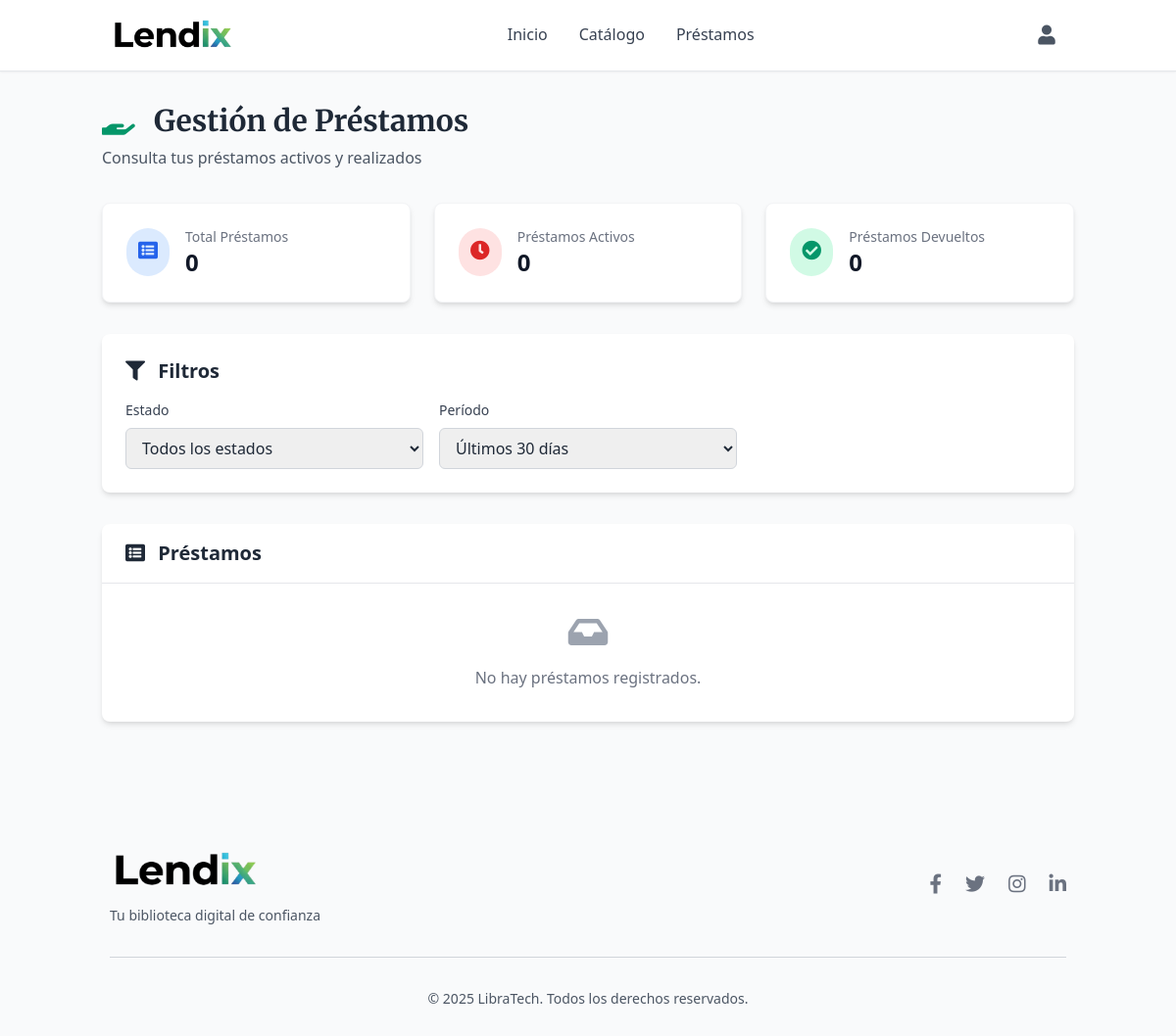
The page /prestamos/prestamos (signed in) on the database as committed earlier.
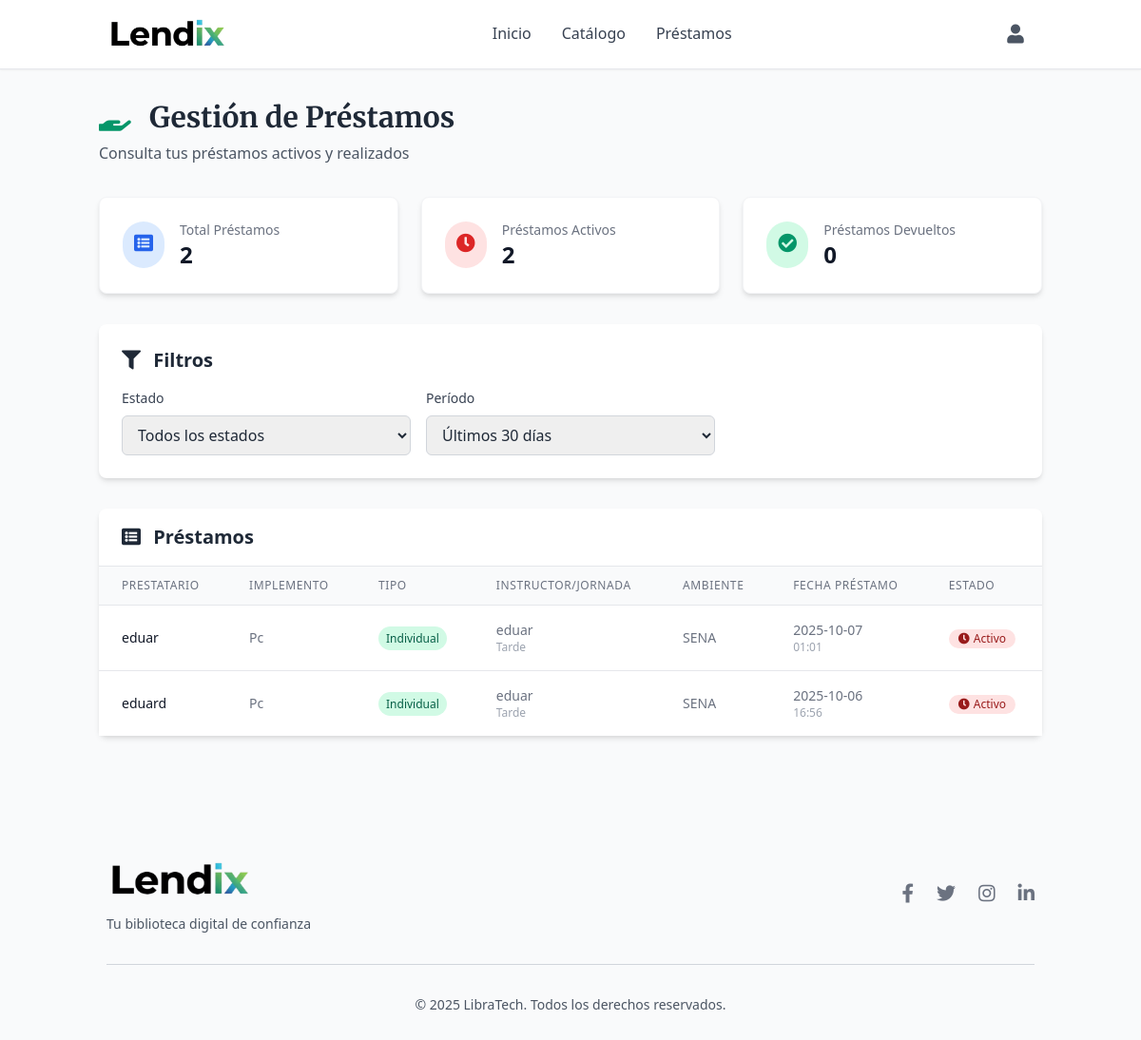
The same page on the database as committed later.
### tables this page shows
CREATE TABLE prestamos (
                id INTEGER PRIMARY KEY AUTOINCREMENT,
                fk_usuario INTEGER NOT NULL,
                fk_implemento INTEGER NOT NULL,
                tipo_prestamo TEXT NOT NULL CHECK(tipo_prestamo IN ('individual', 'multiple')),
                nombre_prestatario TEXT NOT NULL,
                ficha TEXT,
                ambiente TEXT,
                horario TEXT,
                fecha_prestamo TIMESTAMP DEFAULT CURRENT_TIMESTAMP,
                fecha_devolucion TIMESTAMP,
                novedad TEXT DEFAULT 'Ninguna',
                estado_implemento_devolucion TEXT CHECK(estado_implemento_devolucion IN ('Bueno', 'Desgaste notable', 'Dañado')),
                observaciones TEXT, instructor TEXT, jornada TEXT,
                FOREIGN KEY (fk_usuario) REFERENCES usuarios(id),
                FOREIGN KEY (fk_implemento) REFERENCES implementos(id)
            );

CREATE TABLE implementos (
                id INTEGER PRIMARY KEY AUTOINCREMENT,
                implemento TEXT NOT NULL,
                descripcion TEXT NOT NULL,
                disponibilidad INTEGER NOT NULL DEFAULT 0,
                categoria TEXT,
                imagen_url TEXT,
                estado TEXT DEFAULT 'Bueno' CHECK(estado IN ('Bueno', 'Desgaste notable', 'Dañado')),
                fecha_creacion TIMESTAMP DEFAULT CURRENT_TIMESTAMP,
                fecha_actualizacion TIMESTAMP DEFAULT CURRENT_TIMESTAMP
            );

### routes/prestamos.py (the view)
@prestamos_bp.route('/prestamos', methods=['GET'])
@login_required
def prestamos():
    conn = get_db_connection()
    try:
        filtro_estado = request.args.get('estado', 'todos')
        filtro_dias = int(request.args.get('dias', 30))
        query = '''
            SELECT p.*, u.nombre as usuario, i.implemento,
                   julianday('now') - julianday(p.fecha_prestamo) as dias_transcurridos
            FROM prestamos p
            JOIN usuarios u ON p.fk_usuario = u.id
            JOIN implementos i ON p.fk_implemento = i.id
            WHERE 1=1
        '''
        params = []
        if filtro_estado == 'activos':
            query += " AND p.fecha_devolucion IS NULL"
        elif filtro_estado == 'devueltos':
            query += " AND p.fecha_devolucion IS NOT NULL"
        if filtro_dias > 0:
            fecha_limite = (datetime.now() - timedelta(days=filtro_dias)).strftime("%Y-%m-%d")
            query += " AND DATE(p.fecha_prestamo) >= ?"
            params.append(fecha_limite)
        if session.get('rol') != 'admin':
            query += " AND p.fk_usuario = ?"
            params.append(session.get('user_id'))
        query += " ORDER BY p.fecha_prestamo DESC"
        prestamos_list = conn.execute(query, params).fetchall()
        stats = {
            'total_prestamos': len(prestamos_list),
            'prestamos_activos': len([p for p in prestamos_list if p['fecha_devolucion'] is None]),
            'prestamos_devueltos': len([p for p in prestamos_list if p['fecha_devolucion'] is not None])
        }
        conn.close()
        return render_template('views/prestamos.html',
                             prestamos=prestamos_list,
                             stats=stats,
                             filtro_estado=filtro_estado,
                             filtro_dias=filtro_dias)
    except Exception as e:
        flash(f'Error al cargar préstamos: {str(e)}', 'error')
        conn.close()
        return redirect(url_for('index'))

### app.py (called while the page is built)
@app.context_processor
def inject_user():
    return dict(
        current_user={
            'id': session.get('user_id'),
            'nombre': session.get('user_nombre'),
            'email': session.get('user_email'),
            'rol': session.get('rol'),
            'is_authenticated': 'user_id' in session
        }
    )

### routes/login.py (called while the page is built)
def login_required(view):
    from functools import wraps
    @wraps(view)
    def wrapped_view(*args, **kwargs):
        if 'user_id' not in session:
            flash('Por favor, inicie sesión para acceder a esta página', 'error')
            return redirect(url_for('login.login'))
        return view(*args, **kwargs)
    return wrapped_view

### utils/db.py (called while the page is built)
def get_db_connection():
    conn = sqlite3.connect('models/database.db')
    conn.row_factory = sqlite3.Row
    return conn

### templates/views/prestamos.html (shortened to what the changed rows need)
{% extends "base.html" %}
{% block content %}
<div class="container mx-auto px-4 py-8">
    <div class="max-w-7xl mx-auto">
        <div class="mb-8">
            <h1 class="text-3xl font-serif font-bold text-gray-800 mb-2">
                <i class="fas fa-hand-holding mr-3 text-green-600"></i>
                Gestión de Préstamos
            </h1>
        </div>
        <div class="grid grid-cols-1 md:grid-cols-3 gap-6 mb-8">
            <div class="bg-white p-6 rounded-lg shadow-md border border-gray-100">
                <div class="flex items-center">
                    <div class="ml-4">
                        <p class="text-sm font-medium text-gray-500">Total Préstamos</p>
                        <p class="text-2xl font-semibold text-gray-900">{{ stats.total_prestamos }}</p>
                    </div>
                </div>
            </div>
            <div class="bg-white p-6 rounded-lg shadow-md border border-gray-100">
                <div class="flex items-center">
                    <div class="ml-4">
                        <p class="text-sm font-medium text-gray-500">Préstamos Activos</p>
                        <p class="text-2xl font-semibold text-gray-900">{{ stats.prestamos_activos }}</p>
                    </div>
                </div>
            </div>
        </div>
        <div class="bg-white rounded-lg shadow-md p-6 mb-8">
            <h2 class="text-xl font-semibold text-gray-800 mb-4">
                <i class="fas fa-filter mr-2 text-orange-600"></i>
                Filtros
            </h2>
        </div>
        <div class="bg-white rounded-lg shadow-md">
            <div class="px-6 py-4 border-b border-gray-200">
                <h2 class="text-xl font-semibold text-gray-800">
                    <i class="fas fa-list-alt mr-2 text-orange-600"></i>
                    Préstamos
                </h2>
            </div>
            {% if prestamos %}
                <div class="overflow-x-auto">
                    <table class="min-w-full divide-y divide-gray-200">
                        <thead class="bg-gray-50">
                            <tr>
                                <th class="px-6 py-3 text-left text-xs font-medium text-gray-500 uppercase tracking-wider">
                                    Prestatario
                                </th>
                                <th class="px-6 py-3 text-left text-xs font-medium text-gray-500 uppercase tracking-wider">
                                    Implemento
                                </th>
                                <th class="px-6 py-3 text-left text-xs font-medium text-gray-500 uppercase tracking-wider">
                                    Tipo
                                </th>
                                <th class="px-6 py-3 text-left text-xs font-medium text-gray-500 uppercase tracking-wider">
                                    Instructor/Jornada
                                </th>
                                <th class="px-6 py-3 text-left text-xs font-medium text-gray-500 uppercase tracking-wider">
                                    Ambiente
                                </th>
                                <th class="px-6 py-3 text-left text-xs font-medium text-gray-500 uppercase tracking-wider">
                                    Fecha Préstamo
                                </th>
                                <th class="px-6 py-3 text-left text-xs font-medium text-gray-500 uppercase tracking-wider">
                                    Estado
                                </th>
                            </tr>
                        </thead>
                        <tbody class="bg-white divide-y divide-gray-200">
                            {% for prestamo in prestamos %}
                            <tr class="hover:bg-gray-50">
                                <td class="px-6 py-4 whitespace-nowrap text-sm font-medium text-gray-900">
                                    {{ prestamo.nombre_prestatario }}
                                </td>
                                <td class="px-6 py-4 whitespace-nowrap text-sm text-gray-500">
                                    {{ prestamo.implemento }}
                                </td>
                                <td class="px-6 py-4 whitespace-nowrap text-sm text-gray-500">
                                    {% if prestamo.tipo_prestamo == 'individual' %}
                                        <span class="px-2 py-1 bg-green-100 text-green-800 text-xs rounded-full">
                                            Individual
                                        </span>
                                    {% else %}
                                        <span class="px-2 py-1 bg-purple-100 text-purple-800 text-xs rounded-full">
                                            Múltiple
                                        </span>
                                    {% endif %}
                                </td>
                                <td class="px-6 py-4 whitespace-nowrap text-sm text-gray-500">
                                    {% if prestamo.instructor %}
                                        <div>{{ prestamo.instructor }}</div>
                                        {% if prestamo.jornada %}
                                            <div class="text-xs text-gray-400">{{ prestamo.jornada }}</div>
                                        {% endif %}
                                    {% else %}
                                        <div>{{ prestamo.ficha or 'N/A' }}</div>
                                        {% if prestamo.horario %}
                                            <div class="text-xs text-gray-400">{{ prestamo.horario }}</div>
                                        {% endif %}
                                    {% endif %}
                                </td>
                                <td class="px-6 py-4 whitespace-nowrap text-sm text-gray-500">
                                    {{ prestamo.ambiente or 'N/A' }}
                                </td>
                                <td class="px-6 py-4 whitespace-nowrap text-sm text-gray-500">
                                    <div>{{ prestamo.fecha_prestamo[:10] }}</div>
                                    <div class="text-xs text-gray-400">{{ prestamo.fecha_prestamo[11:16] }}</div>
                                </td>
                                <td class="px-6 py-4 whitespace-nowrap">
                                    {% if prestamo.fecha_devolucion %}
                                        <span class="inline-flex items-center px-2.5 py-0.5 rounded-full text-xs font-medium bg-green-100 text-green-800">
                                            <i class="fas fa-check-circle mr-1"></i>
                                            Devuelto
                                        </span>
                                        <div class="text-xs text-gray-500 mt-1">{{ prestamo.fecha_devolucion[:10] }}</div>
                                        {% if prestamo.novedad and prestamo.novedad != 'Ninguna' %}
                                            <div class="text-xs text-orange-600 mt-1">
                                                <i class="fas fa-exclamation-triangle mr-1"></i>
                                                {{ prestamo.novedad }}
                                            </div>
                                        {% endif %}
                                    {% else %}
                                        <span class="inline-flex items-center px-2.5 py-0.5 rounded-full text-xs font-medium bg-red-100 text-red-800">
                                            <i class="fas fa-clock mr-1"></i>
                                            Activo
                                        </span>
                                    {% endif %}
                                </td>
                            </tr>
                            {% endfor %}
                        </tbody>
                    </table>
                </div>
            {% else %}
                <div class="text-center py-8">
                    <i class="fas fa-inbox text-4xl text-gray-400 mb-4"></i>
                    <p class="text-gray-500">No hay préstamos registrados.</p>
                </div>
            {% endif %}
        </div>
    </div>
</div>
{% endblock %}

Rows that differ between the two databases and show on the page:
added prestamos: nombre_prestatario "eduar", implemento "Pc", tipo_prestamo "Individual", instructor "eduar", jornada "Tarde", ambiente "SENA", fecha_prestamo "2025-10-07", fecha_prestamo "01:01"
added prestamos: nombre_prestatario "eduard", implemento "Pc", tipo_prestamo "Individual", instructor "eduar", jornada "Tarde", ambiente "SENA", fecha_prestamo "2025-10-06", fecha_prestamo "16:56"
Other text that changed with them:
{{ stats.total_prestamos }}: "0" → "2"
{{ stats.prestamos_activos }}: "0" → "2"
text no longer shown: "No hay préstamos registrados."
text now shown: "PRESTATARIO IMPLEMENTO TIPO INSTRUCTOR/JORNADA AMBIENTE FECHA PRÉSTAMO ESTADO"
